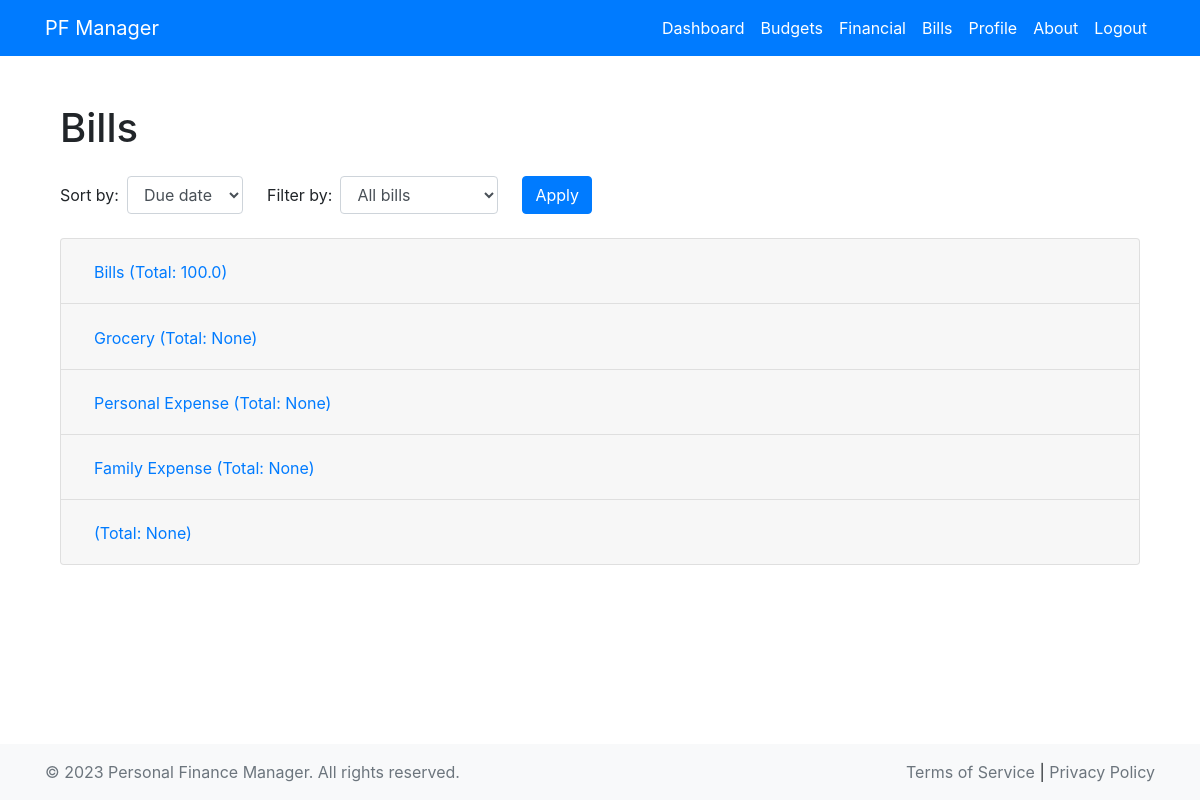
Page /view_bills/ (signed in) on the earlier database version.
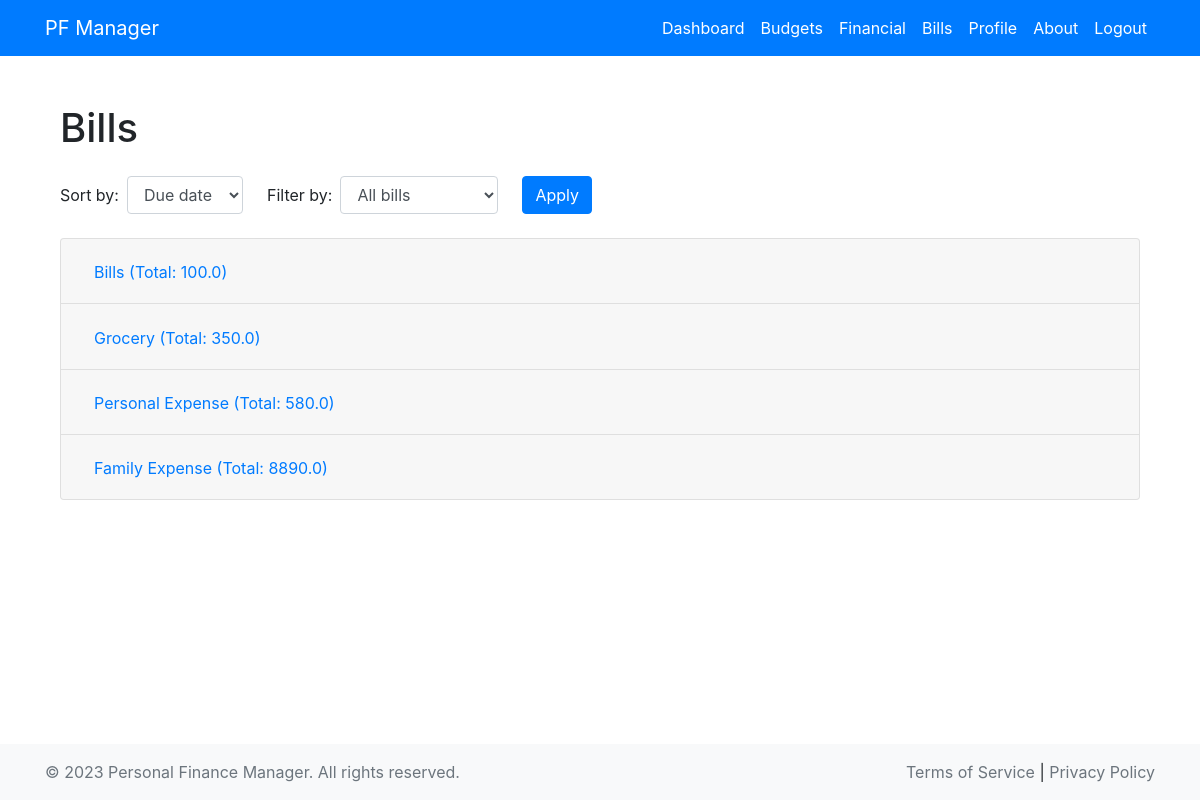
Same page on the later database version.
### money/models.py (models this page shows, shortened)
class Category(models.Model):
    name = models.CharField(max_length=255)

### money/views.py (the view)
# urls.py: path('view_bills/', views.view_bills, name='view_bills'),
def view_bills(request):
    if not request.user.is_authenticated:
        return redirect('login')
    expenses = Expense.objects.filter(user=request.user)
    bills = []
    for expense in expenses:
        next_due_date = expense.date
        today = date.today()
        while next_due_date <= today:
            next_due_date += relativedelta(months=1)
        days_left = (next_due_date - today).days
        bills.append({
            'expense': expense,
            'next_due_date': next_due_date,
            'days_left': days_left
        })
    category_id = request.GET.get('category')
    if category_id:
        bills = [b for b in bills if b['expense'].category.id == int(category_id)]
    status = request.GET.get('status')
    if status == 'overdue':
        bills = [b for b in bills if b['days_left'] < 0]
    elif status == 'upcoming':
        bills = [b for b in bills if 0 <= b['days_left'] <= 30]
    elif status == 'paid':
        bills = [b for b in bills if b['expense'].is_paid]
    sort_by = request.GET.get('sort_by')
    if sort_by == 'due_date':
        bills = sorted(bills, key=lambda x: x['next_due_date'])
    elif sort_by == 'amount':
        bills = sorted(bills, key=lambda x: x['expense'].amount)
    elif sort_by == 'category':
       bills = sorted([b for b in bills if b['expense'].category], key=lambda x: x['expense'].category.name)
    categories = Category.objects.annotate(
        total_amount=Sum(F('expense__amount'), filter=Q(expense__user=request.user), output_field=FloatField()))
    for category in categories:
        if category.total_amount is not None:
            category.total_amount = round(category.total_amount, 2)
    return render(request, 'money/view_bills.html', {'bills': bills, 'categories': categories, 'status': status, 'sort_by': sort_by})

### money/models.py (called while the page is built)
    def __str__(self):
        return self.name

### money/templates/money/view_bills.html (shortened to what this page needs)
{% extends 'money/base.html' %}
{% block content %}
<div class="container">
    <h1 class="my-4">Bills</h1>
    <form class="form-inline mb-4">
        <div class="form-group mr-4">
            <label for="sort-by" class="mr-2">Sort by:</label>
            <select class="form-control" id="sort-by" name="sort_by">
                <option value="due_date">Due date</option>
            </select>
        </div>
        <div class="form-group mr-4">
            <label for="filter-by" class="mr-2">Filter by:</label>
            <select class="form-control" id="filter-by" name="filter_by">
                <option value="all">All bills</option>
            </select>
        </div>
        <button type="submit" class="btn btn-primary">Apply</button>
    </form>
    <div class="accordion" id="billsAccordion">
        {% for category in categories %}
        <div class="card">
            <div class="card-header" id="heading{{ category.id }}">
                <h2 class="mb-0">
                    <button class="btn btn-link text-decoration-none" type="button" data-toggle="collapse" data-target="#collapse{{ category.id }}" aria-expanded="true" aria-controls="collapse{{ category.id }}">
                        {{ category.name }} (Total: {{ category.total_amount }})
                    </button>
                </h2>
            </div>
        </div>
        {% endfor %}
    </div>
</div>
{% endblock %}

Differences in the rows shown:
removed Category: total_amount "None"
computed for Category "Grocery": total_amount "None" → "350.0"
computed for Category "Personal Expense": total_amount "None" → "580.0"
computed for Category "Family Expense": total_amount "None" → "8890.0"
